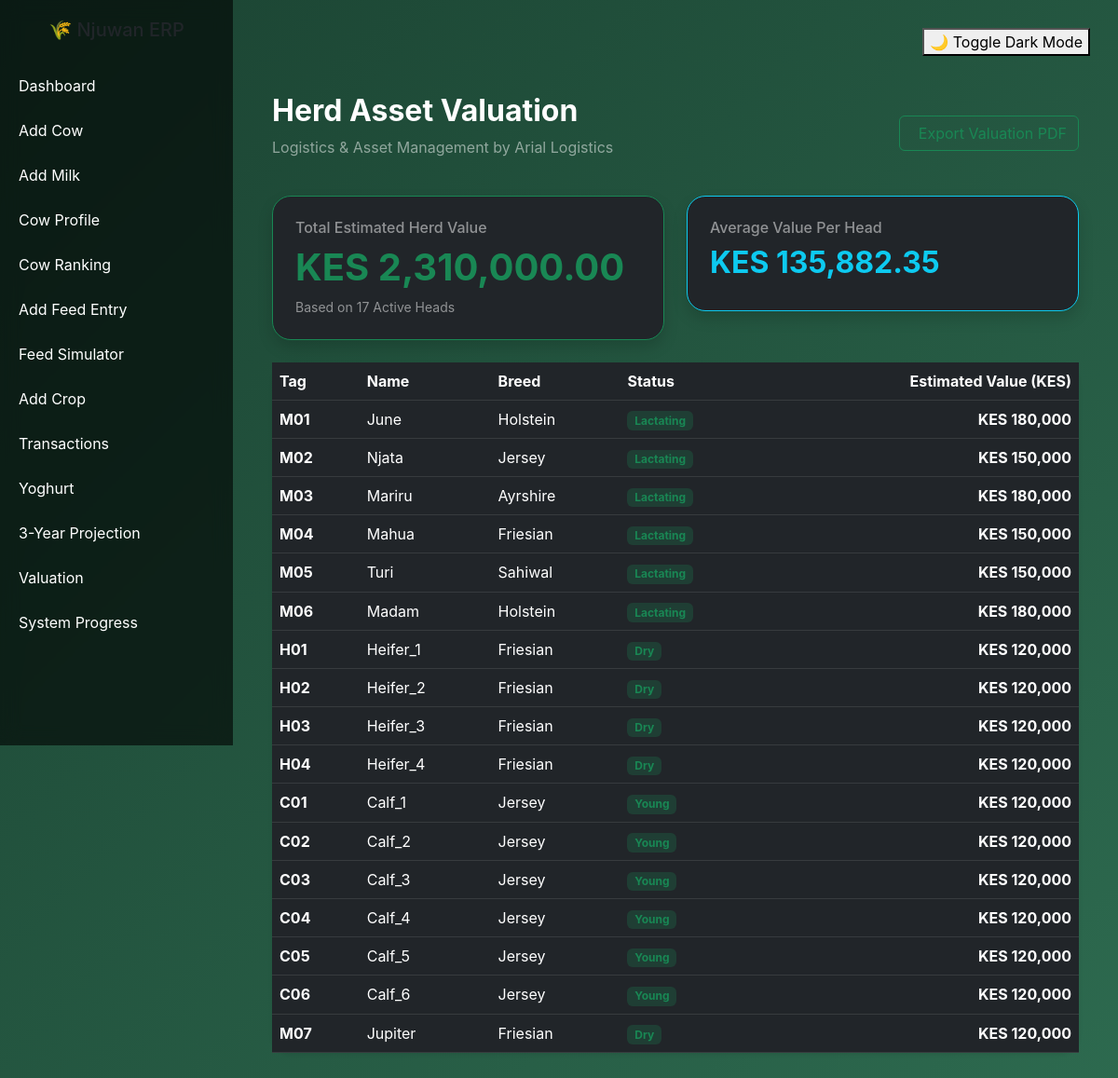
Before: /valuation with the older database file.
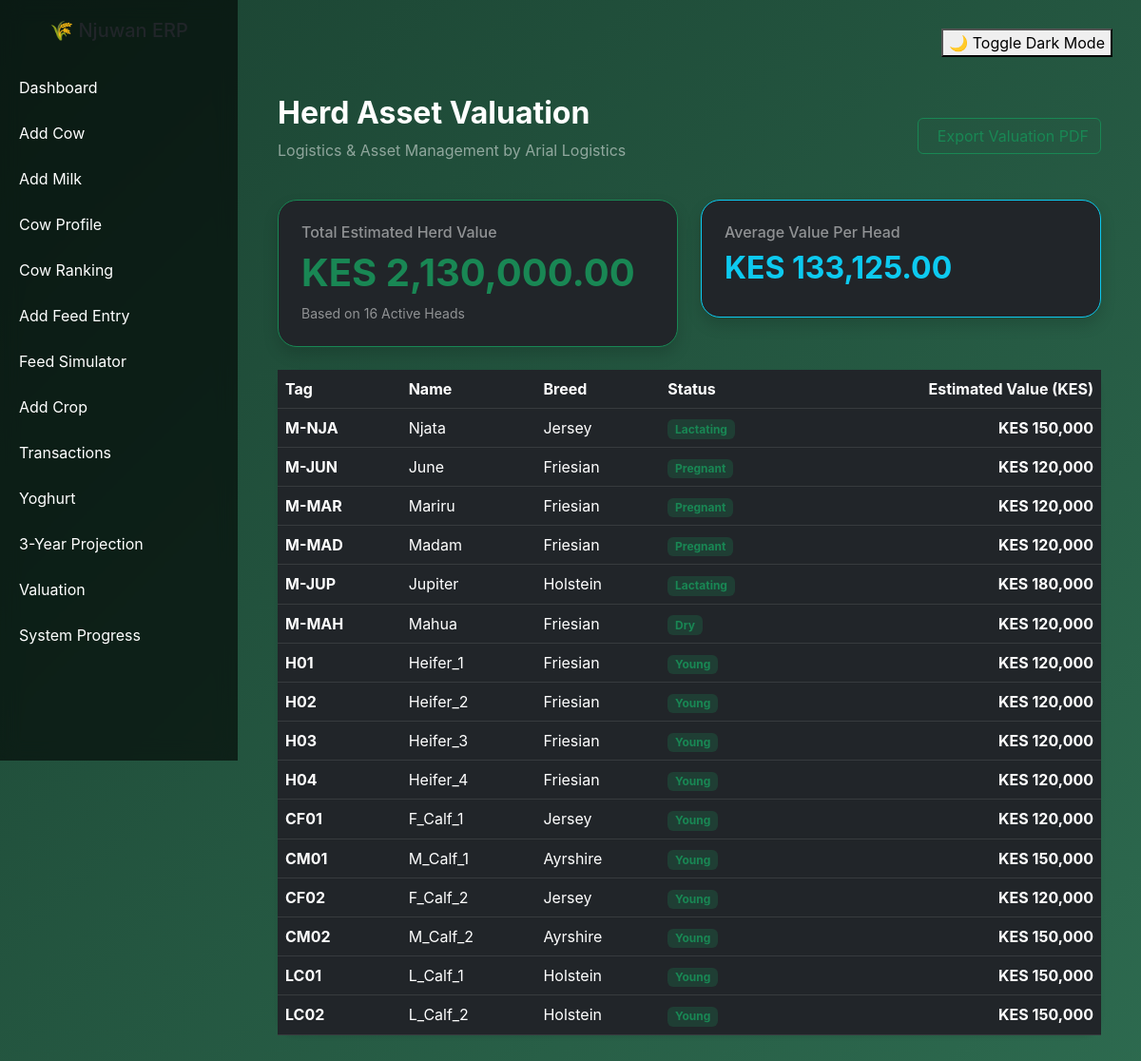
After: the same page with the newer database file.
### models.py (models this page shows, shortened)
class Cow(db.Model):
    __tablename__ = "cows"
    id = db.Column(db.Integer, primary_key=True)
    tag_number = db.Column(db.String(50), unique=True)
    name = db.Column(db.String(100))  # New Name Column
    breed = db.Column(db.String(50))
    birth_date = db.Column(db.Date)
    age = db.Column(db.Integer)
    farm_id = db.Column(db.Integer, db.ForeignKey("farms.id"))
    weight_kg = db.Column(db.Float) # Useful for health monitoring
    _status = db.Column("status", db.String(50), default="Lactating")
    @property
    def status(self):
        if self.name and "Calf" in self.name:
            return "Young"
        latest = Breeding.query.filter_by(cow_id=self.id).order_by(Breeding.id.desc()).first()
        if latest and latest.expected_calving:
            from datetime import datetime
            today = datetime.now().date()
            days_to_calving = (latest.expected_calving - today).days
            if 0 < days_to_calving <= 60:
                return "Dry"
            elif days_to_calving > 60:
                return "Pregnant"
        return self._status or "Lactating"
    @status.setter
    def status(self, value):
        self._status = value
    feed_records = db.relationship("Feed", backref="cow", lazy=True)
    milk_records = db.relationship("MilkProduction", backref="cow", lazy='dynamic')
    health_records = db.relationship('HealthRecord', backref='cow', lazy=True)
    vaccinations = db.relationship('Vaccination', backref='cow', lazy=True)
    breeding_records = db.relationship('Breeding', backref='cow', lazy=True)

### app.py (the view)
@app.route('/valuation')
def valuation():
    cows = Cow.query.all()
    total_value = 0
    valuation_details = []
    for cow in cows:
        base_price = 120000
        if cow.breed in ['Holstein', 'Ayrshire']:
            base_price += 30000
        if cow.status == 'Lactating':
            base_price += 30000
        elif cow.status == 'Quarantined' or cow.status == 'Sick':
            base_price -= 50000
        total_value += base_price
        valuation_details.append({
            'tag': cow.tag_number,
            'name': cow.name,
            'breed': cow.breed,   # Add this line
            'status': cow.status,
            'value': base_price
        })
    return render_template('valuation.html',
                           total_value=total_value,
                           details=valuation_details,
                           count=len(cows))

### templates/valuation.html (shortened to what this page needs)
{% extends "base.html" %}
{% block content %}
<div class="container-fluid py-4">
    <div class="d-flex justify-content-between align-items-center mb-4">
        <div>
            <h2 class="text-white fw-bold">Herd Asset Valuation</h2>
            <p class="text-white-50">Logistics & Asset Management by Arial Logistics</p>
        </div>
        <button class="btn btn-outline-success" onclick="generateValuationPDF()">
            Export Valuation PDF
        </button>
    </div>
    <div class="row mb-4">
        <div class="col-md-6">
            <div class="card bg-dark border-success p-4 shadow">
                <h6 class="text-white-50">Total Estimated Herd Value</h6>
                <h1 class="text-success fw-bold">KES {{ "{:,.2f}".format(total_value) }}</h1>
                <small class="text-white-50">Based on {{ count }} Active Heads</small>
            </div>
        </div>
        <div class="col-md-6">
            <div class="card bg-dark border-info p-4 shadow">
                <h6 class="text-white-50">Average Value Per Head</h6>
                <h2 class="text-info fw-bold">KES {{ "{:,.2f}".format(total_value / count if count > 0 else 0) }}</h2>
            </div>
        </div>
    </div>
    <div class="card bg-dark shadow-sm border-0">
        <div class="card-body p-0">
            <div class="table-responsive">
                <table class="table table-dark table-hover mb-0">
                    <thead class="bg-secondary text-white-50">
                        <tr>
                            <th>Tag</th>
                            <th>Name</th>
                            <th>Breed</th>
                            <th>Status</th>
                            <th class="text-end">Estimated Value (KES)</th>
                        </tr>
                    </thead>
                    <tbody>
                        {% for item in details %}
                        <tr>
                            <td class="fw-bold">{{ item.tag }}</td>
                            <td>{{ item.name }}</td>
                            <td>{{ item.breed }}</td>
                            <td><span class="badge bg-opacity-25 bg-success text-success">{{ item.status }}</span></td>
                            <td class="text-end fw-bold">KES {{ "{:,.0f}".format(item.value) }}</td>
                        </tr>
                        {% endfor %}
                    </tbody>
                </table>
            </div>
        </div>
    </div>
</div>
{% endblock %}

### templates/base.html (shortened to what this page needs)
<!DOCTYPE html>
<html>
<head>
    <link href="https://cdn.jsdelivr.net/npm/bootstrap@5.3.0/dist/css/bootstrap.min.css" rel="stylesheet">
</head>
<body>
<div class="sidebar">
    <h5 class="text-center mb-4">🌾 Njuwan ERP</h5>
    <a href="/">Dashboard</a>
    <a href="/add_cow">Add Cow</a>
    <a href="/add_milk">Add Milk</a>
    <a href="{{ url_for('cow_profile_list') }}">Cow Profile</a>
    <a href="/cow_efficiency">Cow Ranking</a>
    <a href="/add_feed">Add Feed Entry</a>
    <a href="/feed-efficiency">Feed Simulator</a>
    <a href="/add_crop">Add Crop</a>
    <a href="/add_transaction">Transactions</a>
    <a href="/yoghurt">Yoghurt</a>
    <a href="/projection">3-Year Projection</a>
    <a href="/valuation">Valuation</a>
    <a href="/progress">System Progress</a>
</div>
<div class="content">
    <div class="d-flex justify-content-end mb-3">
        <button class="toggle-btn" onclick="toggleDarkMode()">🌙 Toggle Dark Mode</button>
    </div>
    {% block content %}{% endblock %}
</div>
</body>
</html>

### templates/base.html (style rules this page uses)
body { margin: 0; font-family: 'Inter', sans-serif; background: linear-gradient(135deg, #1b4332, #2d6a4f); overflow-x: hidden; }
.sidebar { height: 100vh; width: 250px; position: fixed; background: rgba(0, 0, 0, 0.6); backdrop-filter: blur(10px); padding-top: 20px; transition: 0.3s ease; }
.sidebar a { display: block; color: #fff; padding: 12px 20px; text-decoration: none; }
.content { margin-left: 250px; padding: 30px; transition: 0.3s ease; }
.card { background: rgba(255,255,255,0.1); border-radius: 20px; backdrop-filter: blur(15px); color: white; border: 1px solid rgba(255,255,255,0.2); transition: 0.3s ease; }

Changed rows visible on the page:
removed Cow: tag "M02", name "Njata", breed "Jersey", status "Lactating", value "150,000"
removed Cow: tag "M07", name "Jupiter", breed "Friesian", status "Dry", value "120,000"
changed Cow: tag "M01" → "M-NJA"; name "June" → "Njata"; breed "Holstein" → "Jersey"; value "180,000" → "150,000"
added Cow: tag "M-JUN", name "June", breed "Friesian", status "Pregnant", value "120,000"
changed Cow "Mariru": tag "M03" → "M-MAR"; breed "Ayrshire" → "Friesian"; status "Lactating" → "Pregnant"; value "180,000" → "120,000"
changed Cow: tag "M04" → "M-MAD"; name "Mahua" → "Madam"; status "Lactating" → "Pregnant"; value "150,000" → "120,000"
changed Cow: tag "M05" → "M-JUP"; name "Turi" → "Jupiter"; breed "Sahiwal" → "Holstein"; value "150,000" → "180,000"
changed Cow: tag "M06" → "M-MAH"; name "Madam" → "Mahua"; breed "Holstein" → "Friesian"; status "Lactating" → "Dry"; value "180,000" → "120,000"
changed Cow "Heifer_1": status "Dry" → "Young"
changed Cow "Heifer_2": status "Dry" → "Young"
changed Cow "Heifer_3": status "Dry" → "Young"
changed Cow "Heifer_4": status "Dry" → "Young"
changed Cow: tag "C01" → "CF01"; name "Calf_1" → "F_Calf_1"
changed Cow: tag "C02" → "CM01"; name "Calf_2" → "M_Calf_1"; breed "Jersey" → "Ayrshire"; value "120,000" → "150,000"
changed Cow: tag "C03" → "CF02"; name "Calf_3" → "F_Calf_2"
changed Cow: tag "C04" → "CM02"; name "Calf_4" → "M_Calf_2"; breed "Jersey" → "Ayrshire"; value "120,000" → "150,000"
changed Cow: tag "C05" → "LC01"; name "Calf_5" → "L_Calf_1"; breed "Jersey" → "Holstein"; value "120,000" → "150,000"
changed Cow: tag "C06" → "LC02"; name "Calf_6" → "L_Calf_2"; breed "Jersey" → "Holstein"; value "120,000" → "150,000"
Other visible differences:
{{ "{:,.2f}".format(total_value) }}: "2,310,000.00" → "2,130,000.00"
{{ count }}: "17" → "16"
{{ "{:,.2f}".format(total_value / count if count > 0 else 0) }}: "135,882.35" → "133,125.00"
